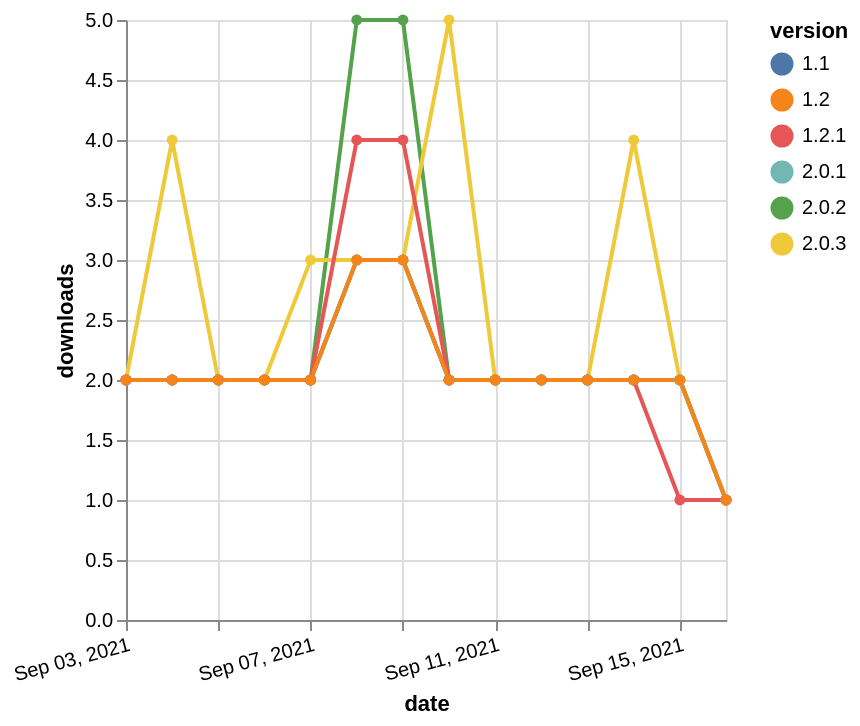

This figure's Vega-Lite source:
### Vega-Lite specification from a JSON file in a GitHub repository (floating-point values rounded to 4 significant figures)
{"$schema": "https://vega.github.io/schema/vega-lite/v5.json", "description": "A simple bar chart with embedded data.", "data": {"values": [{"date": "2021-09-03", "total": 2733, "delta": 2, "version": "2.0.2"}, {"date": "2021-09-04", "total": 2735, "delta": 2, "version": "2.0.2"}, {"date": "2021-09-05", "total": 2737, "delta": 2, "version": "2.0.2"}, {"date": "2021-09-06", "total": 2739, "delta": 2, "version": "2.0.2"}, {"date": "2021-09-07", "total": 2741, "delta": 2, "version": "2.0.2"}, {"date": "2021-09-08", "total": 2746, "delta": 5, "version": "2.0.2"}, {"date": "2021-09-09", "total": 2751, "delta": 5, "version": "2.0.2"}, {"date": "2021-09-10", "total": 2753, "delta": 2, "version": "2.0.2"}, {"date": "2021-09-11", "total": 2755, "delta": 2, "version": "2.0.2"}, {"date": "2021-09-12", "total": 2757, "delta": 2, "version": "2.0.2"}, {"date": "2021-09-13", "total": 2759, "delta": 2, "version": "2.0.2"}, {"date": "2021-09-14", "total": 2761, "delta": 2, "version": "2.0.2"}, {"date": "2021-09-15", "total": 2763, "delta": 2, "version": "2.0.2"}, {"date": "2021-09-16", "total": 2764, "delta": 1, "version": "2.0.2"}, {"date": "2021-09-03", "total": 2605, "delta": 2, "version": "1.1"}, {"date": "2021-09-04", "total": 2607, "delta": 2, "version": "1.1"}, {"date": "2021-09-05", "total": 2609, "delta": 2, "version": "1.1"}, {"date": "2021-09-06", "total": 2611, "delta": 2, "version": "1.1"}, {"date": "2021-09-07", "total": 2613, "delta": 2, "version": "1.1"}, {"date": "2021-09-08", "total": 2616, "delta": 3, "version": "1.1"}, {"date": "2021-09-09", "total": 2619, "delta": 3, "version": "1.1"}, {"date": "2021-09-10", "total": 2621, "delta": 2, "version": "1.1"}, {"date": "2021-09-11", "total": 2623, "delta": 2, "version": "1.1"}, {"date": "2021-09-12", "total": 2625, "delta": 2, "version": "1.1"}, {"date": "2021-09-13", "total": 2627, "delta": 2, "version": "1.1"}, {"date": "2021-09-14", "total": 2629, "delta": 2, "version": "1.1"}, {"date": "2021-09-15", "total": 2631, "delta": 2, "version": "1.1"}, {"date": "2021-09-16", "total": 2632, "delta": 1, "version": "1.1"}, {"date": "2021-09-03", "total": 2298, "delta": 2, "version": "2.0.3"}, {"date": "2021-09-04", "total": 2302, "delta": 4, "version": "2.0.3"}, {"date": "2021-09-05", "total": 2304, "delta": 2, "version": "2.0.3"}, {"date": "2021-09-06", "total": 2306, "delta": 2, "version": "2.0.3"}, {"date": "2021-09-07", "total": 2309, "delta": 3, "version": "2.0.3"}, {"date": "2021-09-08", "total": 2312, "delta": 3, "version": "2.0.3"}, {"date": "2021-09-09", "total": 2315, "delta": 3, "version": "2.0.3"}, {"date": "2021-09-10", "total": 2320, "delta": 5, "version": "2.0.3"}, {"date": "2021-09-11", "total": 2322, "delta": 2, "version": "2.0.3"}, {"date": "2021-09-12", "total": 2324, "delta": 2, "version": "2.0.3"}, {"date": "2021-09-13", "total": 2326, "delta": 2, "version": "2.0.3"}, {"date": "2021-09-14", "total": 2330, "delta": 4, "version": "2.0.3"}, {"date": "2021-09-15", "total": 2332, "delta": 2, "version": "2.0.3"}, {"date": "2021-09-16", "total": 2333, "delta": 1, "version": "2.0.3"}, {"date": "2021-09-03", "total": 2282, "delta": 2, "version": "2.0.1"}, {"date": "2021-09-04", "total": 2284, "delta": 2, "version": "2.0.1"}, {"date": "2021-09-05", "total": 2286, "delta": 2, "version": "2.0.1"}, {"date": "2021-09-06", "total": 2288, "delta": 2, "version": "2.0.1"}, {"date": "2021-09-07", "total": 2290, "delta": 2, "version": "2.0.1"}, {"date": "2021-09-08", "total": 2293, "delta": 3, "version": "2.0.1"}, {"date": "2021-09-09", "total": 2296, "delta": 3, "version": "2.0.1"}, {"date": "2021-09-10", "total": 2298, "delta": 2, "version": "2.0.1"}, {"date": "2021-09-11", "total": 2300, "delta": 2, "version": "2.0.1"}, {"date": "2021-09-12", "total": 2302, "delta": 2, "version": "2.0.1"}, {"date": "2021-09-13", "total": 2304, "delta": 2, "version": "2.0.1"}, {"date": "2021-09-14", "total": 2306, "delta": 2, "version": "2.0.1"}, {"date": "2021-09-15", "total": 2308, "delta": 2, "version": "2.0.1"}, {"date": "2021-09-16", "total": 2309, "delta": 1, "version": "2.0.1"}, {"date": "2021-09-03", "total": 2562, "delta": 2, "version": "1.2.1"}, {"date": "2021-09-04", "total": 2564, "delta": 2, "version": "1.2.1"}, {"date": "2021-09-05", "total": 2566, "delta": 2, "version": "1.2.1"}, {"date": "2021-09-06", "total": 2568, "delta": 2, "version": "1.2.1"}, {"date": "2021-09-07", "total": 2570, "delta": 2, "version": "1.2.1"}, {"date": "2021-09-08", "total": 2574, "delta": 4, "version": "1.2.1"}, {"date": "2021-09-09", "total": 2578, "delta": 4, "version": "1.2.1"}, {"date": "2021-09-10", "total": 2580, "delta": 2, "version": "1.2.1"}, {"date": "2021-09-11", "total": 2582, "delta": 2, "version": "1.2.1"}, {"date": "2021-09-12", "total": 2584, "delta": 2, "version": "1.2.1"}, {"date": "2021-09-13", "total": 2586, "delta": 2, "version": "1.2.1"}, {"date": "2021-09-14", "total": 2588, "delta": 2, "version": "1.2.1"}, {"date": "2021-09-15", "total": 2589, "delta": 1, "version": "1.2.1"}, {"date": "2021-09-16", "total": 2590, "delta": 1, "version": "1.2.1"}, {"date": "2021-09-03", "total": 2571, "delta": 2, "version": "1.2"}, {"date": "2021-09-04", "total": 2573, "delta": 2, "version": "1.2"}, {"date": "2021-09-05", "total": 2575, "delta": 2, "version": "1.2"}, {"date": "2021-09-06", "total": 2577, "delta": 2, "version": "1.2"}, {"date": "2021-09-07", "total": 2579, "delta": 2, "version": "1.2"}, {"date": "2021-09-08", "total": 2582, "delta": 3, "version": "1.2"}, {"date": "2021-09-09", "total": 2585, "delta": 3, "version": "1.2"}, {"date": "2021-09-10", "total": 2587, "delta": 2, "version": "1.2"}, {"date": "2021-09-11", "total": 2589, "delta": 2, "version": "1.2"}, {"date": "2021-09-12", "total": 2591, "delta": 2, "version": "1.2"}, {"date": "2021-09-13", "total": 2593, "delta": 2, "version": "1.2"}, {"date": "2021-09-14", "total": 2595, "delta": 2, "version": "1.2"}, {"date": "2021-09-15", "total": 2597, "delta": 2, "version": "1.2"}, {"date": "2021-09-16", "total": 2598, "delta": 1, "version": "1.2"}]}, "width": "container", "mark": {"type": "line", "point": {"filled": true}}, "encoding": {"x": {"field": "date", "type": "temporal", "timeUnit": "yearmonthdate", "title": "date", "axis": {"labelAngle": -15}}, "y": {"field": "delta", "type": "quantitative", "title": "downloads"}, "color": {"field": "version", "type": "nominal"}, "tooltip": {"field": "delta"}}}
